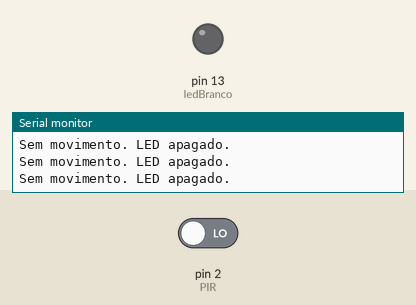
Bench run of a sketch on a simulated Arduino Uno, built with avr-gcc and run on an emulated ATmega328P. Parts: output pins drawn as LEDs (lit = HIGH), the last lines printed to the serial monitor. The test bench sets the inputs (shaded band); at power-on: pin 2 (PIR) LOW.

Above: at 4.2 s.
4.3 s: pin 2 (PIR) driven HIGH
At 5.5 s:
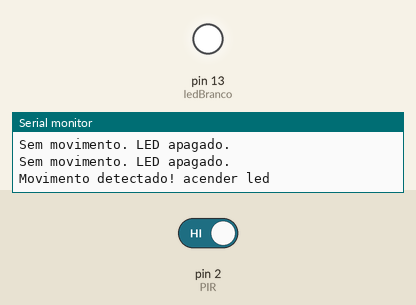
Timing chart, 0 to 7.3 s (numbered marks = the images above; inputs shaded):
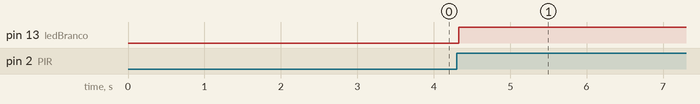

Measured:
- after the input at 4.3 s, pin 13 (ledBranco): LOW → HIGH at once

The sketch:

casa_inteligente_lampada1.ino
```cpp
// C++ code
//
const int ledBranco = 13;
const int PIR = 2;

void setup()
{
  Serial.begin(9600);
  pinMode(ledBranco, OUTPUT);
  pinMode(PIR,INPUT);

  Serial.println("Calibrando o sensor PIR");
  Serial.println("Por favor, não se mova na frente do sensor.");
  delay(3000);
  Serial.println("Sensor PIR calibrado e pronto!");
}

void loop()
{
  int estadoPIR = digitalRead(PIR);

  if(estadoPIR == HIGH){
    digitalWrite(ledBranco, HIGH);

    Serial.println("Movimento detectado! acender led");
    delay(5000);
  }else {
    digitalWrite(ledBranco, LOW);
    Serial.println("Sem movimento. LED apagado.");
  }

}
```
